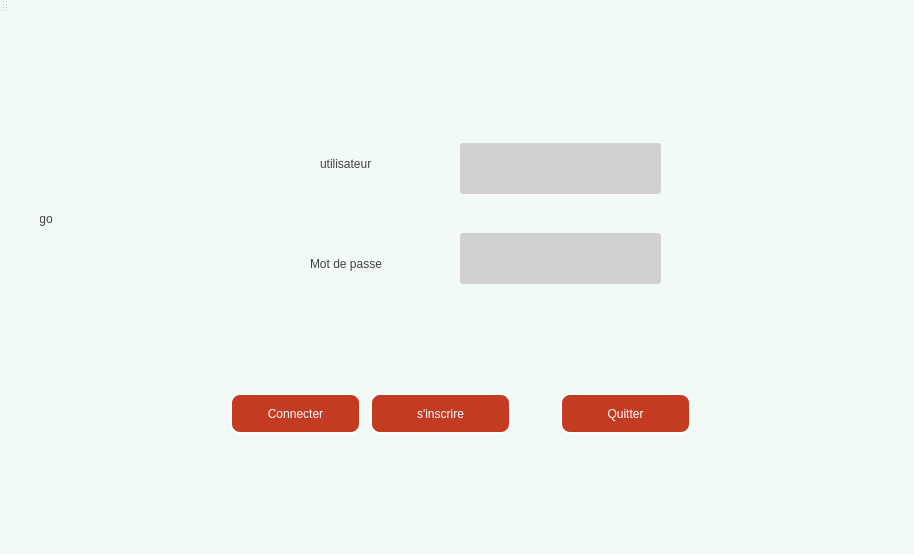
<?xml version="1.0" encoding="UTF-8"?>
<ui version="4.0">
 <class>MainWindow</class>
 <widget class="QMainWindow" name="MainWindow">
  <property name="geometry">
   <rect>
    <x>0</x>
    <y>0</y>
    <width>914</width>
    <height>554</height>
   </rect>
  </property>
  <property name="windowTitle">
   <string>Gestion des Clients</string>
  </property>
  <property name="styleSheet">
   <string notr="true">QPushButton#start_game{
	
	background-color: rgb(255, 209, 25);
	border-color: rgb(104, 104, 104);
	color: rgb(104, 104, 104);
	font: 75 10pt &quot;8514oem&quot;;
	border-width: 5px;
}
QPushButton#start_game::hover{
	
	background-color: rgb(255, 209, 25);
	color: #c23b22;
	border-color: #c23b22;

	border-width: 5px;
	font: 75 25pt &quot;8514oem&quot;;
}
QLabel#QrCode{
background-color:#e6f2ed;
}

QLabel#player1_score_arduino{
	font: 75 18pt &quot;Myanmar Text&quot;;
	color: rgb(0, 0, 127);
	border-color: rgb(0, 0, 0);
	background-color: rgb(253, 177, 56);
    border-width: 5px;
	border-radius:10px;
}
QLabel#player2_score_aduino{
	font: 75 18pt &quot;Myanmar Text&quot;;
	color: rgb(0, 0, 127);
	background-color: rgb(193, 230, 60);
    border-width: 5px;
	border-radius:10px;
	border-color: rgb(0, 0, 0);

}
/*-----QWidget-----*/
QWidget
{
	
	background-color: #f2faf7;
	color: #ffffff;
	border-color: #222021;

}

/*-----QLabel-----*/

QLabel
{
	background-color: transparent;
	color: #424242;
	font: 12pt &quot;Corbel&quot;;
}


QLabel::disabled
{
	background-color: transparent;
	color: #656565;

}

QMenuBar
{
	background-color: #77bb78;

}

QMenuBar::disabled
{
	background-color: #404040;
	color: #656565;
	border-color: #051a39;

}


QMenuBar::item
{
    background-color: transparent;

}


QMenuBar::item:selected
{
    background-color: #68a365;
    border: 1px solid #41cd52;

}


QMenuBar::item:pressed
{
    background-color: #41cd52;
    border: 1px solid #000;
    margin-bottom: -1px;
    padding-bottom: 1px;

}

/*-----QToolTip-----*/
QToolTip
{
	border : 1px solid #000000;
	border-raduis:1 px;
	color: white;
	border-color: transparent;

}

QToolBox
{
	border : 1px solid #000000;
	background-color: rgb(194, 208, 168);
	color: white;
	border-color:transparent;
	border-raduis:3 px;


}
/*-----QToolButton-----*/
QToolButton
{
	background-color: #607cff;
	color: #ffffff;
	border-width: 1px;
	border-radius: 3px;
	border-color: #051a39;
	padding: 3px;

}


QToolButton::disabled
{
	background-color: #404040;
	color: #656565;
	border-color: #051a39;

}


QToolButton::hover
{
	background-color: #8399ff;
	color: #ffffff;
	border-width: 1px;
	border-radius: 3px;
	border-color: #051a39;
	padding: 3px;

}


QToolButton::pressed
{
	background-color: #4969ff;
	color: #ffffff;
	border-width: 1px;
	border-radius: 3px;
	border-color: #051a39;
	padding: 3px;

}

/*-----QPushButton-----*/
QPushButton
{	
	background-color:  #c23b22;
	border-style: solid;
	border-width: 2px;
	border-radius: 10px;
	border-color:  #ffffff;
	padding: 10px;
	font: 75 15pt &quot;Corbel&quot;;
	

}
/*#E37783B*/
QPushButton::pressed
{	
	background-color: #E37783;
	color:#f1f3f4 ;
	
border-style: solid;

    /*border-bottom-color: qlineargradient(spread:pad, x1:0, y1:1, x2:1, y2:1, stop:0 #100E19, stop:0.5 #100E19, stop:0.6 #C0DB50, stop:1 #C0DB50);*/

	border-width: 4px;
    border-radius: 3px;
	padding: 2px;

}
QPushButton::hover
{
	background-color: #f1f3f4;
	color: #c23b22;
	border-style: solid;
	border-width: 2px;
	border-radius: 10px;
	border-color: #c23b22; 
	padding: 10px;
	font: 75 15pt &quot;Corbel&quot;;
}

/*-----QLineEdit-----*/
QLineEdit
{
	color: #ffffff;
	background-color: rgb(209, 209, 209);
	border-width: 1px;
	border-radius: 3px;
	border-color: #051a39;
	padding: 2px;

}


QLineEdit::pressed
{
	background-color: #d9d9d9;
	color: #383838;
	border-width: 1px;
	border-radius: 3px;
	border-color: #4e4f4f;
	padding: 2px;

}


QLineEdit::disabled
{
	background-color: #404040;
	color: #656565;
	border-width: 1px;
	border-radius: 3px;
	border-color: #051a39;
	padding: 2px;

}


/*-----QTextEdit-----*/
QTextEdit
{
	background-color: rgb(209, 209, 209);
	color: #010201;
	border-color: transparent;
	border-radius: 5px;

}


QTextEdit::disabled
{
	background-color: #404040;
	color: #656565;
	border-color: #051a39;
	border-radius: 3px;


}


/*-----QGroupBox-----*/
QGroupBox 
{
    border: 1px solid;
  	border-radius: 10px;
	background-color:#f2faf7;/*f2faf7 aftah chwaya*/
	border-color: trasparent; 
    margin-top: 10px;

}

QGroupBox::title  
{
    
	background-color: rgb(213, 213, 88);
    color: #ffffff;
    subcontrol-origin: margin;
    subcontrol-position: top left;
    padding: 5px;
	border-top-left-radius: 3px;
	border-top-right-radius: 3px;

}


QGroupBox::title::disabled
{
	background-color: #404040;
	color: #656565;
    subcontrol-origin: margin;
    subcontrol-position: top left;
    padding: 5px;
	border-top-left-radius: 3px;
	border-top-right-radius: 3px;

}


/*-----QSpinBox &amp; QDoubleSpinBox &amp; QDateTimeEdit-----*/
QSpinBox, 
QDoubleSpinBox,
QDateTimeEdit
{
	
	background-color:  rgb(209, 209, 209);
	color: rgb(2, 2, 2);
	border-radius: 3px;

}


QSpinBox::disabled, 
QDoubleSpinBox::disabled,
QDateTimeEdit::disabled
{
	background-color: #404040;
	color: #656565;
	border-color: #051a39;

}


QSpinBox:hover, 
QDoubleSpinBox::hover,
QDateTimeEdit::hover
{
    background-color: #626262;
    border: 1px solid #c23b22;
    color:  #fff;
    padding: 2px;
}


QSpinBox::up-button, QSpinBox::down-button,
QDoubleSpinBox::up-button, QDoubleSpinBox::down-button,
QDateTimeEdit::up-button, QDateTimeEdit::down-button
{
	
	background-color: #c23b22;
	color: rgb(255, 255, 255);
	border-radius: 2px;
border:2px;
border-color:rgb(209, 209, 209);
}

QSpinBox::disabled, 
QDoubleSpinBox::disabled,
QDateTimeEdit::disabled
{
	background-color: #404040;
	color: #656565;
	border-color: #051a39;

}


QSpinBox::up-button:hover, QSpinBox::down-button:hover,
QDoubleSpinBox::up-button:hover, QDoubleSpinBox::down-button:hover,
QDateTimeEdit::up-button:hover, QDateTimeEdit::down-button:hover
{
    background-color: #ff7a52;
    border: 1px solid #ff7a52;
	color: rgb(255, 255, 255);

}


QSpinBox::up-button:disabled, QSpinBox::down-button:disabled,
QDoubleSpinBox::up-button:disabled, QDoubleSpinBox::down-button:disabled,
QDateTimeEdit::up-button:disabled, QDateTimeEdit::down-button:disabled
{
	background-color: #404040;
	color: #656565;
	border-color: #051a39;
	color: rgb(255, 255, 255);

}


QSpinBox::up-button:pressed, QSpinBox::down-button:pressed,
QDoubleSpinBox::up-button:pressed, QDoubleSpinBox::down-button::pressed,
QDateTimeEdit::up-button:pressed, QDateTimeEdit::down-button::pressed
{
    background-color: #de621f;
    border: 1px solid #de621f;

}


QSpinBox::down-arrow,
QDoubleSpinBox::down-arrow,
QDateTimeEdit::down-arrow
{
  	
    width: 7px;

}


QSpinBox::up-arrow,
QDoubleSpinBox::up-arrow,
QDateTimeEdit::up-arrow
{
    image: url(://arrow-up.png);
    width: 7px;

}


/*-----QCheckBox-----*/
QCheckBox::indicator
{
    color: #b1b1b1;
    background-color: #323232;
    border: 1px solid #b1b1b1;
    width: 12px;
    height: 12px;

}


QCheckBox::indicator:checked
{
    image:url(://checkbox.png);
    border: 1px solid #68a365;
}


QCheckBox::indicator:unchecked:hover
{
    border: 1px solid #68a365;

}


QCheckBox::disabled
{
	color: #656565;

}


QCheckBox::indicator:disabled
{
	background-color: #656565;
	color: #656565;
    border: 1px solid #656565;

}


/*-----QRadioButton-----*/
QRadioButton{
font: 10pt &quot;Corbel&quot;;
	color:#c23b22;
}
QRadioButton::indicator::unchecked
{ 
	border: 2px inset gray; 
	border-radius: 5px; 
	background-color:  #fff;
	width: 9px; 
	height: 9px; 
	font: 8pt &quot;Corbel&quot;;
	color:#c23b22;

}


QRadioButton::indicator::unchecked:hover
{ 
	border: 2px solid #c23b22; 
	border-radius: 5px; 
	background-color:  #fff;
	width: 9px; 
	height: 9px; 


}


QRadioButton::indicator::checked
{ 
	border: 2px inset darkgray; 
	border-radius: 5px; 
	background-color: #c23b22; 
	width: 9px; 
	height: 9px; 

}


QRadioButton::disabled
{
	color: #656565;

}


QRadioButton::indicator:disabled
{
	background-color: #656565;
	color: #656565;
    border: 2px solid #656565;

}

/*-----QTableView &amp; QTableWidget-----*/
QTableView
{
	background-color:#e6f2ed;
    border: transparent;
	color: rgb(0, 0, 0);
    gridline-color:#c23b22;
	border-radius: 10px;
border-color: transparent;
}
QTableView::item:hover 
{
    
	
	background-color: #c8e3d8;
    color: #c23b22;

}
QTableView::item:selected 
{
    background-color: #1a1b1c;
    border: 2px solid #68a365;
    color: #F0F0F0;

}

QTableView::item:selected:disabled
{
    background-color: #1a1b1c;
    border: 2px solid #525251;
    color: #656565;

}


QTableCornerButton::section
{
    background-color: #505050;
    color: #fff;

}


QHeaderView::section
{
    background-color: #525251;
    color: #fff;
    text-align: left;
	padding: 4px;
	
}


QHeaderView::section:disabled
{
    background-color: #525251;
    color: #656565;

}


QHeaderView::section:checked
{
    color: #fff;
    background-color: #68a365;

}


QHeaderView::section:checked:disabled
{
    color: #656565;
    background-color: #525251;

}


QHeaderView::section::vertical::first,
QHeaderView::section::vertical::only-one
{
    border-top: 1px solid #353635;

}


QHeaderView::section::vertical
{
    border-top: 1px solid #353635;

}


QHeaderView::section::horizontal::first,
QHeaderView::section::horizontal::only-one
{
    border-left: 1px solid #353635;

}


QHeaderView::section::horizontal
{
    border-left: 1px solid #353635;

}
/*-----QTabWidget-----*/

QTabWidget::background
{
	background-color: #777877;
	color: #f2faf7;
    border-color: transparent;
}
QTabBar::tab
{
	background-color:#5b5c5b ;
	color: #85ba72;
	border-style: solid;
	border-width: 1px;
	border-top-left-radius: 3px;
	border-top-right-radius: 3px;
	border-color: #051a39;
	padding: 5px;
	font: 8pt &quot;Corbel&quot;;

}


QTabBar::tab:disabled
{
	background-color: #5b5c5b;
	color: #656565;

}

QTabBar::tab:selected, QTabBar::tab:last:selected, QTabBar::tab:hover {
	
	background-color: #5b5c5b;
	color: rgb(255, 255, 255);
  	border-bottom-color: #04b97f;
	border-bottom-width: 2px;
}

QTabWidget::pane 
{
	background-color: transparent;
	color: rgb(248, 255, 97);
    border: 1px solid;
    border-color: transparent;
}



QTabBar::tab:selected
{
   
	background-color:#85ba72;
	color: #ffffff;
	border-style: solid;
	border-width: 1px;
	border-top-left-radius: 3px;
	border-top-right-radius: 3px;
	border-color: #051a39;
	padding: 5px;

}


QTabBar::tab:selected:disabled
{
	background-color: #404040;
	color: #656565;

}


QTabBar::tab:!selected 
{
    background-color: #4d4d4d;

}


QTabBar::tab:!selected:hover 
{
    background-color: #a2a3a2;
	color:#537851;

}


QTabBar::tab:top:!selected 
{
    margin-top: 3px;

}


QTabBar::tab:bottom:!selected 
{
    margin-bottom: 3px;

}


QTabBar::tab:top, QTabBar::tab:bottom 
{
    min-width: 8ex;
    margin-right: -1px;
    padding: 5px 10px 5px 10px;

}


QTabBar::tab:top:selected 
{
    border-bottom-color: none;

}


QTabBar::tab:bottom:selected 
{
    border-top-color: none;

}


QTabBar::tab:top:last, QTabBar::tab:bottom:last,
QTabBar::tab:top:only-one, QTabBar::tab:bottom:only-one 
{
    margin-right: 0;

}


QTabBar::tab:left:!selected 
{
    margin-right: 3px;

}


QTabBar::tab:right:!selected
{
    margin-left: 3px;

}


QTabBar::tab:left, QTabBar::tab:right 
{
    min-height: 8ex;
    margin-bottom: -1px;
    padding: 10px 5px 10px 5px;

}


QTabBar::tab:left:selected 
{
    border-left-color: none;

}


QTabBar::tab:right:selected 
{
    border-right-color: none;

}


QTabBar::tab:left:last, QTabBar::tab:right:last,
QTabBar::tab:left:only-one, QTabBar::tab:right:only-one 
{
    margin-bottom: 0;

}

/*-----QScrollBar-----*/
QScrollBar:horizontal
{
    border: 1px solid , #68a365;
    
	background-color: rgb(171, 141, 72);
    height: 13px;
    margin: 0px 16px 0 16px;

}


QScrollBar::handle:horizontal
{
    background: rgb(223, 209, 46);
    min-height: 20px;

}


QScrollBar::add-line:horizontal
{
    border: 1px solid #1b1b19;
   
	background-color: rgb(214, 214, 116);
    width: 14px;
    subcontrol-position: right;
    subcontrol-origin: margin;

}


QScrollBar::sub-line:horizontal
{
    border: 1px solid #1b1b19;
    background-color: rgb(214, 214, 116);
    width: 14px;
    subcontrol-position: left;
    subcontrol-origin: margin;

}


QScrollBar::right-arrow:horizontal
{
    image: url(://arrow-right.png);
    width: 6px;
    height: 6px;

}


QScrollBar::left-arrow:horizontal
{
    image: url(://arrow-left.png);
    width: 6px;
    height: 6px;

}


QScrollBar::add-page:horizontal, QScrollBar::sub-page:horizontal
{
    background: none;

}


QScrollBar:vertical
{
    background-color: #3d3d3d;
    width: 13px;
    margin: 16px 0 16px 0;
    border: 1px solid #222222;

}


QScrollBar::handle:vertical
{
    background-color: #607cff;
    min-height: 20px;

}


QScrollBar::add-line:vertical
{
    border: 1px solid #1b1b19;
    background-color: #607cff;
    height: 14px;
    subcontrol-position: bottom;
    subcontrol-origin: margin;

}


QScrollBar::sub-line:vertical
{
    border: 1px solid #1b1b19;
    background-color: #607cff;
    height: 14px;
    subcontrol-position: top;
    subcontrol-origin: margin;

}


QScrollBar::up-arrow:vertical
{
    image: url(://arrow-up.png);
    width: 6px;
    height: 6px;

}


QScrollBar::down-arrow:vertical
{
    image: url(://arrow-down.png);
    width: 6px;
    height: 6px;

}


QScrollBar::add-page:vertical, QScrollBar::sub-page:vertical
{
    background: none;

}
</string>
  </property>
  <widget class="QWidget" name="centralWidget">
   <widget class="QStackedWidget" name="stackedWidget">
    <property name="geometry">
     <rect>
      <x>40</x>
      <y>10</y>
      <width>841</width>
      <height>471</height>
     </rect>
    </property>
    <property name="currentIndex">
     <number>0</number>
    </property>
    <widget class="QWidget" name="page">
     <widget class="QPushButton" name="pushButton_singIn">
      <property name="geometry">
       <rect>
        <x>190</x>
        <y>370</y>
        <width>131</width>
        <height>41</height>
       </rect>
      </property>
      <property name="text">
       <string>Connecter</string>
      </property>
     </widget>
     <widget class="QPushButton" name="pushButton_singUp">
      <property name="geometry">
       <rect>
        <x>330</x>
        <y>370</y>
        <width>141</width>
        <height>41</height>
       </rect>
      </property>
      <property name="text">
       <string>s'inscrire</string>
      </property>
     </widget>
     <widget class="QLabel" name="label">
      <property name="geometry">
       <rect>
        <x>280</x>
        <y>120</y>
        <width>101</width>
        <height>41</height>
       </rect>
      </property>
      <property name="text">
       <string>utilisateur</string>
      </property>
     </widget>
     <widget class="QLabel" name="label_2">
      <property name="geometry">
       <rect>
        <x>270</x>
        <y>220</y>
        <width>101</width>
        <height>41</height>
       </rect>
      </property>
      <property name="text">
       <string>Mot de passe</string>
      </property>
     </widget>
     <widget class="QLineEdit" name="lineEdit_username">
      <property name="geometry">
       <rect>
        <x>420</x>
        <y>120</y>
        <width>201</width>
        <height>51</height>
       </rect>
      </property>
     </widget>
     <widget class="QLineEdit" name="lineEdit_mdp">
      <property name="geometry">
       <rect>
        <x>420</x>
        <y>210</y>
        <width>201</width>
        <height>51</height>
       </rect>
      </property>
      <property name="echoMode">
       <enum>QLineEdit::Password</enum>
      </property>
     </widget>
     <widget class="QPushButton" name="pushButton_close">
      <property name="geometry">
       <rect>
        <x>520</x>
        <y>370</y>
        <width>131</width>
        <height>41</height>
       </rect>
      </property>
      <property name="text">
       <string>Quitter</string>
      </property>
     </widget>
     <widget class="QLabel" name="logo">
      <property name="geometry">
       <rect>
        <x>-10</x>
        <y>110</y>
        <width>181</width>
        <height>171</height>
       </rect>
      </property>
      <property name="text">
       <string>logo</string>
      </property>
     </widget>
    </widget>
    <widget class="QWidget" name="page_3">
     <widget class="QLabel" name="label_3">
      <property name="geometry">
       <rect>
        <x>230</x>
        <y>60</y>
        <width>101</width>
        <height>51</height>
       </rect>
      </property>
      <property name="text">
       <string>Nom</string>
      </property>
     </widget>
     <widget class="QLabel" name="label_4">
      <property name="geometry">
       <rect>
        <x>230</x>
        <y>170</y>
        <width>101</width>
        <height>51</height>
       </rect>
      </property>
      <property name="text">
       <string>Age</string>
      </property>
     </widget>
     <widget class="QLabel" name="label_5">
      <property name="geometry">
       <rect>
        <x>230</x>
        <y>110</y>
        <width>101</width>
        <height>51</height>
       </rect>
      </property>
      <property name="text">
       <string>Prénom</string>
      </property>
     </widget>
     <widget class="QLabel" name="label_21">
      <property name="geometry">
       <rect>
        <x>210</x>
        <y>320</y>
        <width>101</width>
        <height>51</height>
       </rect>
      </property>
      <property name="text">
       <string>Téléphone</string>
      </property>
     </widget>
     <widget class="QLabel" name="label_22">
      <property name="geometry">
       <rect>
        <x>210</x>
        <y>270</y>
        <width>111</width>
        <height>51</height>
       </rect>
      </property>
      <property name="text">
       <string>mot de passe</string>
      </property>
     </widget>
     <widget class="QLabel" name="label_23">
      <property name="geometry">
       <rect>
        <x>200</x>
        <y>220</y>
        <width>161</width>
        <height>51</height>
       </rect>
      </property>
      <property name="text">
       <string>Nom d'utilisateur</string>
      </property>
     </widget>
     <widget class="QLineEdit" name="lineEdit_NOM">
      <property name="geometry">
       <rect>
        <x>360</x>
        <y>70</y>
        <width>141</width>
        <height>41</height>
       </rect>
      </property>
     </widget>
     <widget class="QLineEdit" name="lineEdit_PRENOM">
      <property name="geometry">
       <rect>
        <x>360</x>
        <y>120</y>
        <width>141</width>
        <height>41</height>
       </rect>
      </property>
     </widget>
     <widget class="QLineEdit" name="lineEdit_AGE">
      <property name="geometry">
       <rect>
        <x>360</x>
        <y>170</y>
        <width>141</width>
        <height>41</height>
       </rect>
      </property>
     </widget>
     <widget class="QLineEdit" name="lineEdit_USERNAME">
      <property name="geometry">
       <rect>
        <x>360</x>
        <y>220</y>
        <width>141</width>
        <height>41</height>
       </rect>
      </property>
     </widget>
     <widget class="QLineEdit" name="lineEdit_MDP">
      <property name="geometry">
       <rect>
        <x>360</x>
        <y>270</y>
        <width>141</width>
        <height>41</height>
       </rect>
      </property>
      <property name="echoMode">
       <enum>QLineEdit::Password</enum>
      </property>
     </widget>
     <widget class="QLineEdit" name="lineEdit_TELEPHONE">
      <property name="geometry">
       <rect>
        <x>360</x>
        <y>320</y>
        <width>141</width>
        <height>41</height>
       </rect>
      </property>
     </widget>
     <widget class="QPushButton" name="pushButton_enregistrer">
      <property name="geometry">
       <rect>
        <x>420</x>
        <y>390</y>
        <width>141</width>
        <height>51</height>
       </rect>
      </property>
      <property name="text">
       <string>Enregistrer</string>
      </property>
     </widget>
     <widget class="QPushButton" name="pb_annuler_Enregistrement">
      <property name="geometry">
       <rect>
        <x>250</x>
        <y>390</y>
        <width>141</width>
        <height>51</height>
       </rect>
      </property>
      <property name="text">
       <string>Annuler</string>
      </property>
     </widget>
    </widget>
    <widget class="QWidget" name="page_2">
     <widget class="QPushButton" name="pb_gestion_materiels">
      <property name="geometry">
       <rect>
        <x>164</x>
        <y>30</y>
        <width>461</width>
        <height>41</height>
       </rect>
      </property>
      <property name="text">
       <string>Gestion Materiels</string>
      </property>
     </widget>
     <widget class="QPushButton" name="pb_gestion_finance">
      <property name="geometry">
       <rect>
        <x>160</x>
        <y>100</y>
        <width>461</width>
        <height>41</height>
       </rect>
      </property>
      <property name="text">
       <string>Gestion Finance</string>
      </property>
     </widget>
     <widget class="QPushButton" name="pb_gestion_personnel">
      <property name="geometry">
       <rect>
        <x>160</x>
        <y>170</y>
        <width>461</width>
        <height>41</height>
       </rect>
      </property>
      <property name="text">
       <string>Gestion Personnel</string>
      </property>
     </widget>
     <widget class="QPushButton" name="pb_gestion_cours">
      <property name="geometry">
       <rect>
        <x>160</x>
        <y>240</y>
        <width>461</width>
        <height>41</height>
       </rect>
      </property>
      <property name="text">
       <string>Gestion cours</string>
      </property>
     </widget>
     <widget class="QPushButton" name="pb_gestion_sponsors">
      <property name="geometry">
       <rect>
        <x>160</x>
        <y>310</y>
        <width>461</width>
        <height>41</height>
       </rect>
      </property>
      <property name="text">
       <string>Gestion Sponsors</string>
      </property>
     </widget>
     <widget class="QPushButton" name="pb_gestion_adherents">
      <property name="geometry">
       <rect>
        <x>160</x>
        <y>380</y>
        <width>461</width>
        <height>41</height>
       </rect>
      </property>
      <property name="text">
       <string>Gestion d'adherents</string>
      </property>
     </widget>
    </widget>
   </widget>
  </widget>
  <widget class="QMenuBar" name="menuBar">
   <property name="geometry">
    <rect>
     <x>0</x>
     <y>0</y>
     <width>914</width>
     <height>26</height>
    </rect>
   </property>
  </widget>
  <widget class="QToolBar" name="mainToolBar">
   <attribute name="toolBarArea">
    <enum>TopToolBarArea</enum>
   </attribute>
   <attribute name="toolBarBreak">
    <bool>false</bool>
   </attribute>
  </widget>
  <widget class="QStatusBar" name="statusBar"/>
 </widget>
 <layoutdefault spacing="6" margin="11"/>
 <resources/>
 <connections/>
</ui>
